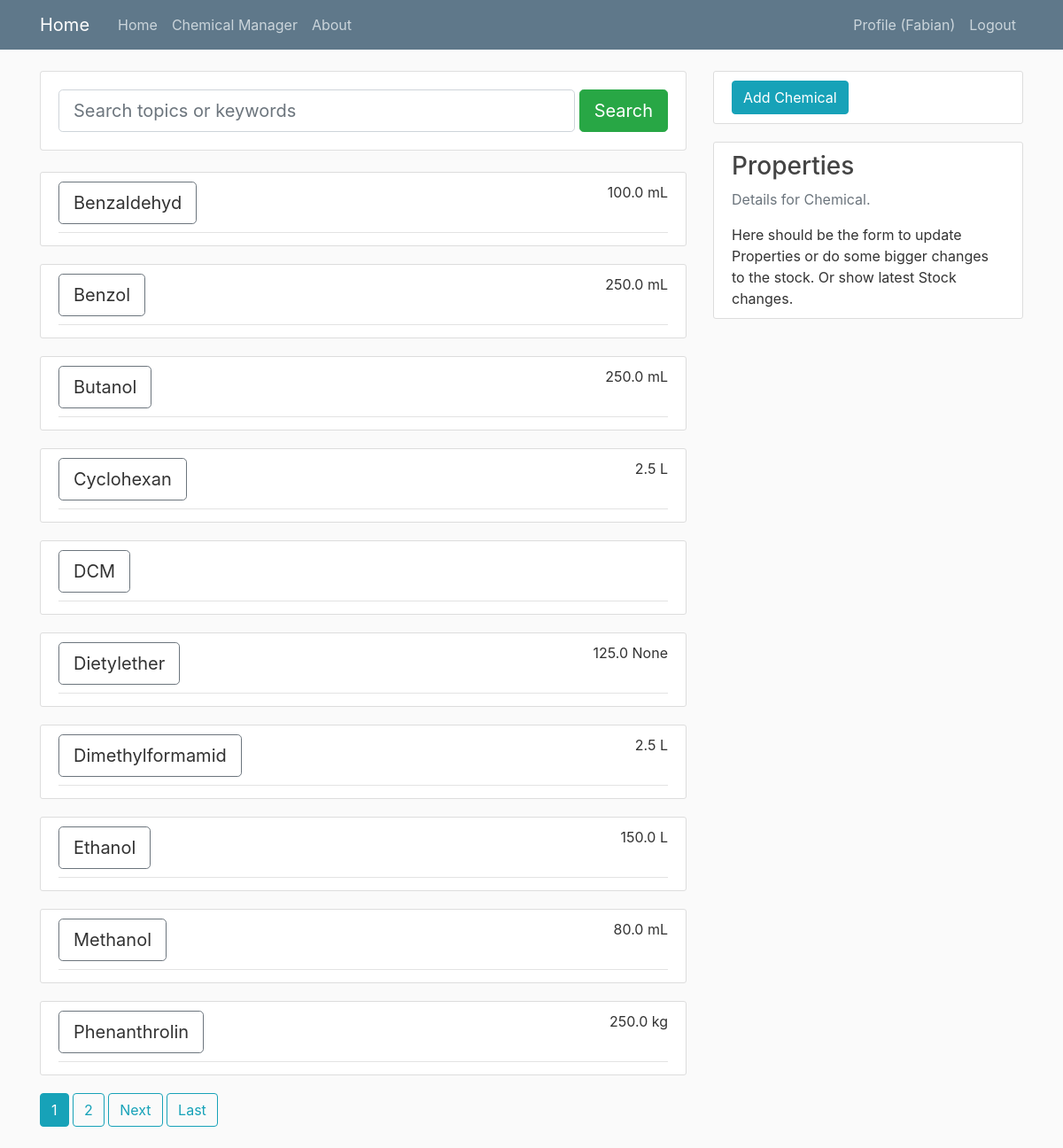
Screenshot of /chemmanager/ (signed in) with the database file from the repository.
### chemmanager/models.py (models this page shows, shortened)
class Chemical(models.Model):
    name = models.CharField(max_length=250)
    structure = models.CharField(max_length=250, blank=True)
    molar_mass = models.FloatField(blank=True, null=True)
    density = models.FloatField(blank=True, null=True)
    melting_point = models.FloatField(blank=True, null=True)
    boiling_point = models.FloatField(blank=True, null=True)
    comment = models.TextField(blank=True)
    cid = models.CharField(max_length=100, blank=True, null=True)
    cas = models.CharField(max_length=100, blank=True, null=True)
    creator = models.ForeignKey(User, on_delete=models.CASCADE, blank=True, null=True)

class Stock(models.Model):
    name = models.CharField(max_length=250)
    quantity = models.FloatField()
    comment = models.TextField(blank=True, null=True)
    date_created = models.DateTimeField(default=timezone.now)
    date_changed = models.DateTimeField(auto_now=True)
    chemical = models.ForeignKey(Chemical, on_delete=models.CASCADE, blank=True, null=True)
    unit = models.ForeignKey(Unit, on_delete=models.CASCADE, blank=True, null=True)

class Unit(models.Model):
    name = models.CharField(max_length=100)
    equals_standard = models.CharField(max_length=100, blank=True, null=True)
    equals_standard_unit = models.ForeignKey('self', on_delete=models.CASCADE, blank=True, null=True)
    def __str__(self):
        return self.name

### chemmanager/views.py (the view)
# urls.py: path('', login_required(ChemicalListView.as_view()), name='chemmanager-home'),
class ChemicalListView(ListView):
    model = Chemical
    template_name = 'chemmanager/home.html'
    context_object_name = 'chemicals'
    extra_context = {'title': 'Chemical Manager'}
    def get_queryset(self):
        query = self.request.GET.get('q')
        if query:
            object_list = self.model.objects.filter(name__icontains=query)
        else:
            object_list = self.model.objects.all()
        return object_list.order_by('name')
    paginate_by = 10

### chemmanager/templates/chemmanager/home.html (shortened to what this page needs)
{% extends "chemmanager/chemmanager_base.html" %}
{% load crispy_forms_tags %}
{% block content %}
    <form class="card card-sm mb-4">
        <div class="card-body row no-gutters align-items-center">
            <div class="col">
                <input class="form-control form-control-lg form-control-borderless" type="text"
                       placeholder="Search topics or keywords" name="q" value="{{ request.Get.q }}">
            </div>
            <div class="col-auto">&nbsp;</div>
            <div class="col-auto">
                <button class="btn btn-lg btn-success" type="submit" value="Search Chemicals">Search</button>
            </div>
        </div>
    </form>
    {% for chemical in chemicals %}
        <article class="media content-section">
            <div class="media-body">
                <div class="article-metadata">
                    <div class="d-flex w-100 justify-content-between">
                        <a class="article-title btn btn-lg btn-outline-secondary mb-2" data-toggle="collapse" data-target="#collapseAll-{{ chemical.id }}"
                               aria-controls="collapseAll-{{ chemical.id }}">
                            {{ chemical.name }}
                        </a>
                        {{ chemical.stock_set.first.quantity }} {{ chemical.stock_set.first.unit }}
                    </div>
                </div>
        </article>
    {% endfor %}
    {% if is_paginated %}
        {% for num in paginator.page_range %}
            {% if page_obj.number == num %}
                <a class="btn btn-info mb-4" href="?page={{ num }}">{{ num }}</a>
            {% elif num > page_obj.number|add:'-3' and  num < page_obj.number|add:'3' %}
                <a class="btn btn-outline-info mb-4" href="?page={{ num }}">{{ num }}</a>
            {% endif %}
        {% endfor %}
        {% if page_obj.has_next %}
            <a class="btn btn-outline-info mb-4" href="?page={{ page_obj.next_page_number }}">Next</a>
            <a class="btn btn-outline-info mb-4" href="?page={{ paginator.num_pages }}">Last</a>
        {% endif %}
    {% endif %}
{% endblock content %}
{% block properties %}
    Here should be the form to update Properties or do some bigger changes to the stock. Or show latest Stock changes.
{% endblock properties %}

### blog/templates/blog/base.html (shortened to what this page needs)
{% load static %}
<!DOCTYPE html>
<html lang="en">
<head>
    <link rel="stylesheet" href="https://stackpath.bootstrapcdn.com/bootstrap/4.4.1/css/bootstrap.min.css">
    <link rel="stylesheet" href="{% static 'blog/main.css' %}">
</head>
<body>
    <header class="site-header">
      <nav class="navbar navbar-expand-md navbar-dark bg-steel fixed-top">
        <div class="container">
          <a class="navbar-brand mr-4" href="{% url 'blog-home' %}">Home</a>
          <div class="collapse navbar-collapse" id="navbarToggle">
            <div class="navbar-nav mr-auto">
                <a class="nav-item nav-link" href="{% url 'blog-home' %}">Home</a>
                <a class="nav-item nav-link" href="{% url 'chemmanager-home' %}">Chemical Manager</a>
                <a class="nav-item nav-link" href="{% url 'blog-about' %}">About</a>
            </div>
            <div class="navbar-nav">
                {% if user.is_authenticated %}
                    <a class="nav-item nav-link" href="{% url 'profile' %}">Profile ({{ user }})</a>
                    <a class="nav-item nav-link" href="{% url 'logout' %}">Logout</a>
                {% else %}
                    <a class="nav-item nav-link" href="{% url 'login' %}">Login</a>
                    <a class="nav-item nav-link" href="{% url 'register' %}">Register</a>
                {% endif %}
            </div>
          </div>
        </div>
      </nav>
    </header>
    {% block base_content %}{% endblock %}
</body>
</html>

### blog/static/blog/main.css (style rules this page uses)
body { background: #fafafa; color: #333333; margin-top: 5rem; }
.bg-steel { background-color: #5f788a; }
.site-header .navbar-nav .nav-link { color: #cbd5db; }
.content-section { background: #ffffff; padding: 10px 20px; border: 1px solid #dddddd; border-radius: 3px; margin-bottom: 20px; }
.article-title { color: #444444; }
.article-metadata { padding-bottom: 1px; margin-bottom: 4px; border-bottom: 1px solid #e3e3e3 }

### rows the page displays
Chemical: name "Benzaldehyd", stock_set.first.quantity "100.0", stock_set.first.unit "mL"
Chemical: name "Benzol", stock_set.first.quantity "250.0", stock_set.first.unit "mL"
Chemical: name "Butanol", stock_set.first.quantity "250.0", stock_set.first.unit "mL"
Chemical: name "Cyclohexan", stock_set.first.quantity "2.5", stock_set.first.unit "L"
Chemical: name "DCM"
Chemical: name "Dietylether", stock_set.first.quantity "125.0", stock_set.first.unit "None"
Chemical: name "Dimethylformamid", stock_set.first.quantity "2.5", stock_set.first.unit "L"
Chemical: name "Ethanol", stock_set.first.quantity "150.0", stock_set.first.unit "L"
Chemical: name "Methanol", stock_set.first.quantity "80.0", stock_set.first.unit "mL"
Chemical: name "Phenanthrolin", stock_set.first.quantity "250.0", stock_set.first.unit "kg"

### other values shown
{{ user }} "Fabian"
{{ num }} "1"
{{ num }} "2"
